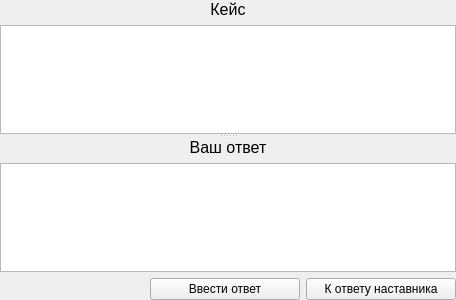
<?xml version="1.0" encoding="UTF-8"?>
<ui version="4.0">
 <class>QuestionPage</class>
 <widget class="QWidget" name="QuestionPage">
  <property name="geometry">
   <rect>
    <x>0</x>
    <y>0</y>
    <width>400</width>
    <height>300</height>
   </rect>
  </property>
  <property name="windowTitle">
   <string>Form</string>
  </property>
  <layout class="QVBoxLayout" name="verticalLayout_3">
   <property name="leftMargin">
    <number>0</number>
   </property>
   <property name="topMargin">
    <number>0</number>
   </property>
   <property name="rightMargin">
    <number>0</number>
   </property>
   <property name="bottomMargin">
    <number>0</number>
   </property>
   <item>
    <widget class="QSplitter" name="splitter">
     <property name="orientation">
      <enum>Qt::Vertical</enum>
     </property>
     <property name="childrenCollapsible">
      <bool>false</bool>
     </property>
     <widget class="QWidget" name="verticalLayoutWidget">
      <layout class="QVBoxLayout" name="verticalLayout">
       <item>
        <widget class="QLabel" name="titleLabel">
         <property name="font">
          <font>
           <pointsize>12</pointsize>
          </font>
         </property>
         <property name="text">
          <string>Кейс</string>
         </property>
         <property name="alignment">
          <set>Qt::AlignCenter</set>
         </property>
        </widget>
       </item>
       <item>
        <widget class="QTextBrowser" name="questionBrowser"/>
       </item>
      </layout>
     </widget>
     <widget class="QWidget" name="verticalLayoutWidget_2">
      <layout class="QVBoxLayout" name="verticalLayout_2">
       <item>
        <widget class="QLabel" name="label">
         <property name="font">
          <font>
           <pointsize>12</pointsize>
          </font>
         </property>
         <property name="text">
          <string>Ваш ответ</string>
         </property>
         <property name="alignment">
          <set>Qt::AlignCenter</set>
         </property>
        </widget>
       </item>
       <item>
        <widget class="QTextEdit" name="answerEdit"/>
       </item>
      </layout>
     </widget>
    </widget>
   </item>
   <item>
    <layout class="QHBoxLayout" name="horizontalLayout">
     <item>
      <spacer name="horizontalSpacer">
       <property name="orientation">
        <enum>Qt::Horizontal</enum>
       </property>
       <property name="sizeHint" stdset="0">
        <size>
         <width>40</width>
         <height>20</height>
        </size>
       </property>
      </spacer>
     </item>
     <item>
      <spacer name="horizontalSpacer_3">
       <property name="orientation">
        <enum>Qt::Horizontal</enum>
       </property>
       <property name="sizeType">
        <enum>QSizePolicy::Fixed</enum>
       </property>
       <property name="sizeHint" stdset="0">
        <size>
         <width>150</width>
         <height>20</height>
        </size>
       </property>
      </spacer>
     </item>
     <item>
      <widget class="QPushButton" name="enterButton">
       <property name="minimumSize">
        <size>
         <width>150</width>
         <height>0</height>
        </size>
       </property>
       <property name="text">
        <string>Ввести ответ</string>
       </property>
       <property name="icon">
        <iconset resource="resources.qrc">
         <normaloff>:/icons/ok.png</normaloff>:/icons/ok.png</iconset>
       </property>
      </widget>
     </item>
     <item>
      <widget class="QPushButton" name="toMentorAnswerButton">
       <property name="minimumSize">
        <size>
         <width>150</width>
         <height>0</height>
        </size>
       </property>
       <property name="text">
        <string>К ответу наставника</string>
       </property>
       <property name="icon">
        <iconset resource="resources.qrc">
         <normaloff>:/icons/forward.png</normaloff>:/icons/forward.png</iconset>
       </property>
      </widget>
     </item>
     <item>
      <spacer name="horizontalSpacer_2">
       <property name="orientation">
        <enum>Qt::Horizontal</enum>
       </property>
       <property name="sizeHint" stdset="0">
        <size>
         <width>40</width>
         <height>20</height>
        </size>
       </property>
      </spacer>
     </item>
    </layout>
   </item>
  </layout>
 </widget>
 <resources>
  <include location="resources.qrc"/>
 </resources>
 <connections/>
</ui>
